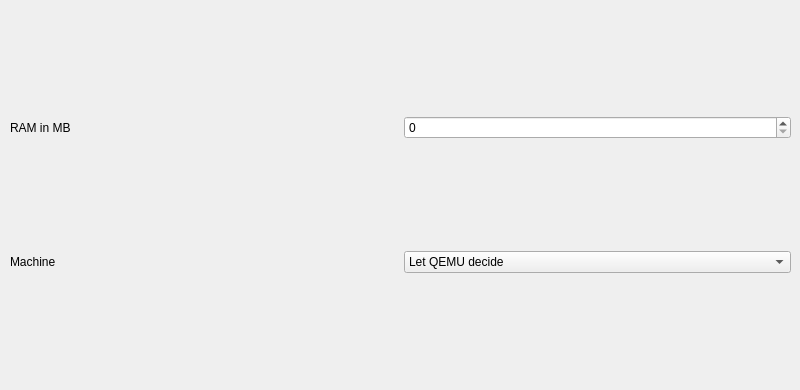
     <widget class="QWidget" name="page_5">
      <widget class="QWidget" name="gridLayoutWidget_11">
       <property name="geometry">
        <rect>
         <x>10</x>
         <y>10</y>
         <width>781</width>
         <height>371</height>
        </rect>
       </property>
       <layout class="QGridLayout" name="gridLayout_11">
        <item row="0" column="0">
         <widget class="QLabel" name="label_33">
          <property name="text">
           <string>RAM in MB</string>
          </property>
         </widget>
        </item>
        <item row="0" column="1">
         <widget class="QSpinBox" name="spinBox_7">
          <property name="maximum">
           <number>32768</number>
          </property>
         </widget>
        </item>
        <item row="1" column="0">
         <widget class="QLabel" name="label_32">
          <property name="text">
           <string>Machine</string>
          </property>
         </widget>
        </item>
        <item row="1" column="1">
         <widget class="QComboBox" name="comboBox_20">
          <item>
           <property name="text">
            <string>Let QEMU decide</string>
           </property>
          </item>
          <item>
           <property name="text">
            <string>SPARCClassic</string>
           </property>
          </item>
          <item>
           <property name="text">
            <string>SPARCbook</string>
           </property>
          </item>
          <item>
           <property name="text">
            <string>SS-10</string>
           </property>
          </item>
          <item>
           <property name="text">
            <string>SS-20</string>
           </property>
          </item>
          <item>
           <property name="text">
            <string>SS-4</string>
           </property>
          </item>
          <item>
           <property name="text">
            <string>SS-5</string>
           </property>
          </item>
          <item>
           <property name="text">
            <string>SS-600MP</string>
           </property>
          </item>
          <item>
           <property name="text">
            <string>Voyager</string>
           </property>
          </item>
          <item>
           <property name="text">
            <string>leon3_generic</string>
           </property>
          </item>
          <item>
           <property name="text">
            <string>none</string>
           </property>
          </item>
         </widget>
        </item>
       </layout>
      </widget>
     </widget>
